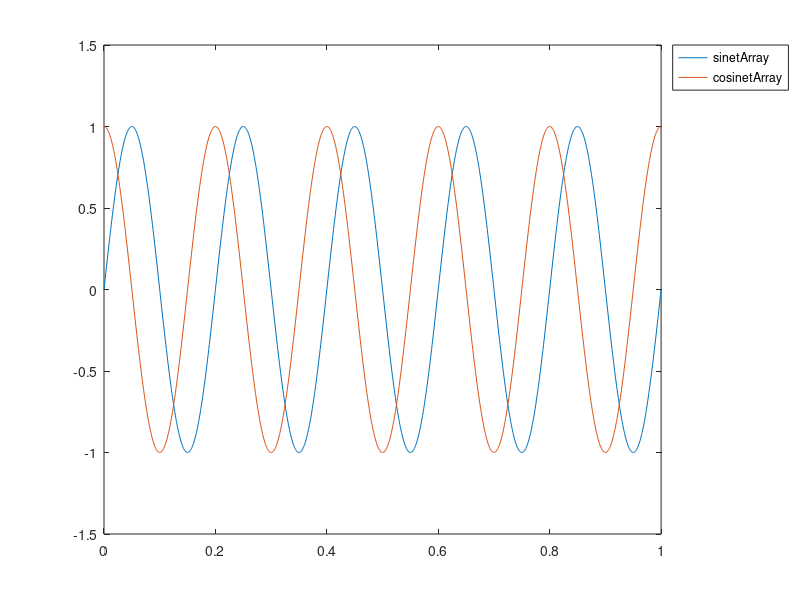

Source code (MATLAB):
%% 
% Nick Zylka

%GEOS_397 HW 2

%Date:09-07-16

close all;
clear all;

%%
%Problem 1

time = clock; 
size (time);
% time is a 1X6 double row 
%time is represented as numbers, with decimals
%even down to the hour minute and second, which are depicted in
%thethousands place persicion 
%%

tArray = linspace(0,1,1001)

%the sample interval is .001 seconds in the tArray

f = 5 ; % [Hz]
w= f * 2*pi;

z=w*tArray;

sinetArray= sin(z);

cosinetArray = cos(z);
figure (1);
plot (tArray,sinetArray); 
hold on;
plot (tArray,cosinetArray);
legend ('sinetArray','cosinetArray','location', 'northeastoutside');
axis ([0,1,-1.5,1.5]);

% the graphs are identical but there are just at different parts of the
% cylce, also you can see that we did infact compute 5Hz because we see 5
% peaks in both the sin and cos segments in the graph computed.

%the amplitude of the waves are 1 to -1

% you could change the amplitude of the graph by multipling by cos or sin
% or both by any other number besides one.
%%

%dR/dt=growthrate  ;
%Ro=initialpopulation ;
%Rn=totalnumberofrabbits;
%dt=gestationunit;
%b=growthfactor;
Ro=2;
dt=1;
dtmax=9;
while dtmax < 9;
    
    dt=dt+1;
    dtmax =dtmax*1;
    
end







